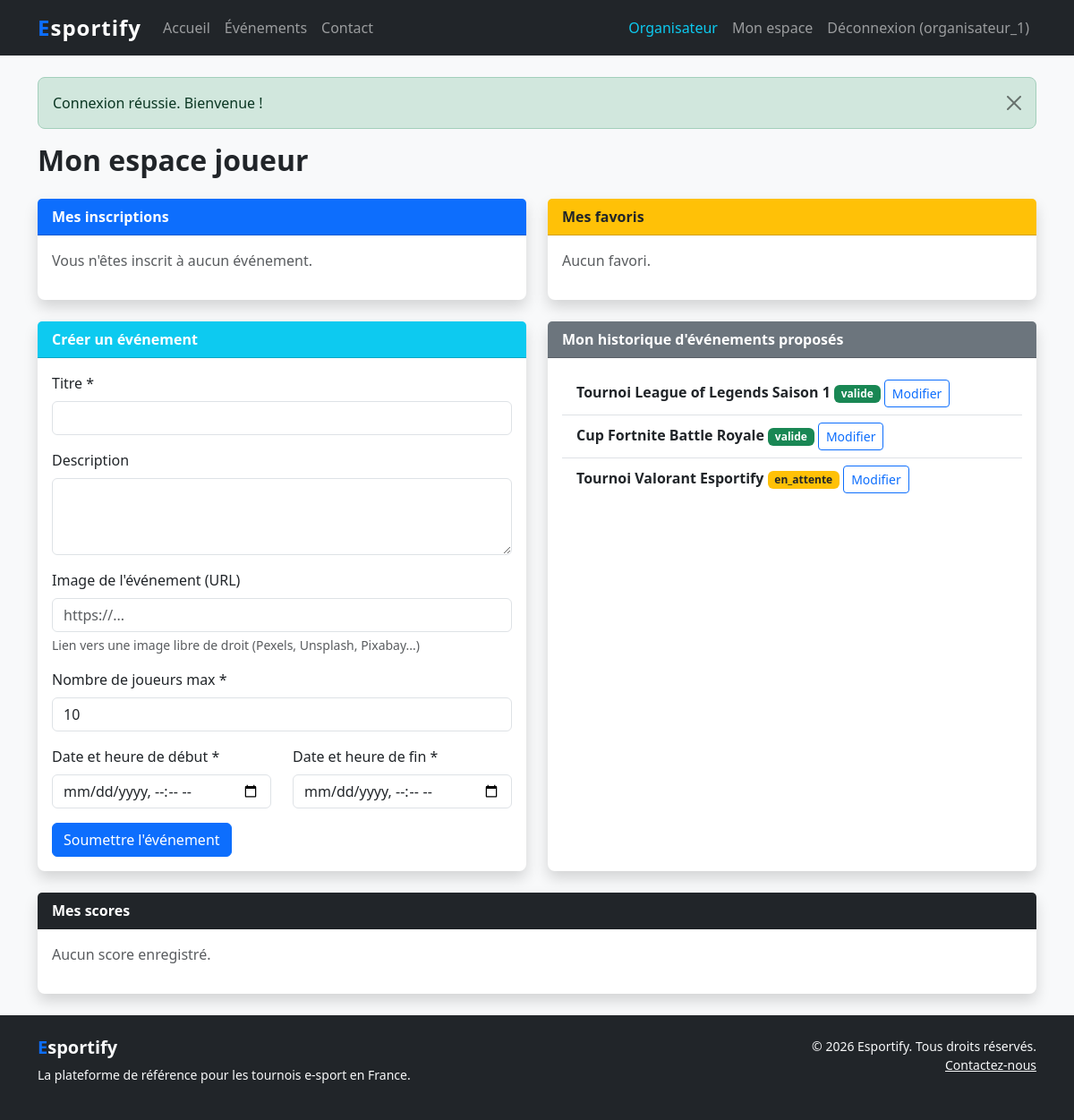
Screenshot of /pages/profile.php (signed in) with the database file from the repository.
### tables this page shows
CREATE TABLE events (
    id INT AUTO_INCREMENT PRIMARY KEY,
    title VARCHAR(150) NOT NULL,
    description TEXT,
    max_players INT NOT NULL DEFAULT 10,
    start_date DATETIME NOT NULL,
    end_date DATETIME NOT NULL,
    organizer_id INT NOT NULL,
    image_url VARCHAR(255) NULL,
    status ENUM('en_attente', 'valide', 'non_valide', 'suspendu') DEFAULT 'en_attente',
    visible TINYINT(1) DEFAULT 0,
    started TINYINT(1) DEFAULT 0,
    started_at DATETIME NULL,
    created_at DATETIME DEFAULT CURRENT_TIMESTAMP,
    updated_at DATETIME DEFAULT CURRENT_TIMESTAMP ON UPDATE CURRENT_TIMESTAMP,
    FOREIGN KEY (organizer_id) REFERENCES users(id) ON DELETE CASCADE,
    INDEX idx_status (status),
    INDEX idx_visible (visible),
    INDEX idx_start_date (start_date),
    INDEX idx_organizer (organizer_id)
);

### pages/profile.php (the view, shortened to what this page needs)
<?php
require_once __DIR__ . '/../includes/header.php';
$userId = $_SESSION['user_id'];
$favoritesStmt = $pdo->prepare("SELECT e.* FROM favorites f JOIN events e ON f.event_id = e.id WHERE f.user_id = :uid ORDER BY e.start_date ASC");
$favoritesStmt->execute([':uid' => $userId]);
$favorites = $favoritesStmt->fetchAll();
$registrationsStmt = $pdo->prepare("SELECT e.*, er.status as reg_status FROM event_registrations er JOIN events e ON er.event_id = e.id WHERE er.user_id = :uid ORDER BY e.start_date ASC");
$registrationsStmt->execute([':uid' => $userId]);
$registrations = $registrationsStmt->fetchAll();
$myEventsStmt = $pdo->prepare("SELECT * FROM events WHERE organizer_id = :uid ORDER BY created_at DESC");
$myEventsStmt->execute([':uid' => $userId]);
$myEvents = $myEventsStmt->fetchAll();
$scoresStmt = $pdo->prepare("SELECT s.score, e.title, e.start_date FROM scores s JOIN events e ON s.event_id = e.id WHERE s.user_id = :uid ORDER BY e.start_date DESC");
$scoresStmt->execute([':uid' => $userId]);
$scores = $scoresStmt->fetchAll();
?>
<h2 class="fw-bold mb-4">Mon espace joueur</h2>
<div class="row g-4">
    <div class="col-md-6">
        <div class="card shadow h-100">
            <div class="card-header bg-primary text-white fw-bold">Mes inscriptions</div>
            <div class="card-body">
                <?php if (empty($registrations)): ?>
                    <p class="text-muted">Vous n'êtes inscrit à aucun événement.</p>
                <?php endif; ?>
            </div>
        </div>
    </div>
    <div class="col-md-6">
        <div class="card shadow h-100">
            <div class="card-header bg-warning text-dark fw-bold">Mes favoris</div>
            <div class="card-body">
                <?php if (empty($favorites)): ?>
                    <p class="text-muted">Aucun favori.</p>
                <?php endif; ?>
            </div>
        </div>
    </div>
    <div class="col-md-6">
        <div class="card shadow">
            <div class="card-header bg-info text-white fw-bold">Créer un événement</div>
            <div class="card-body">
                <form method="POST" action="">
                    <div class="mb-3">
                        <label class="form-label">Titre *</label>
                        <input type="text" name="title" class="form-control" required maxlength="150">
                    </div>
                    <div class="mb-3">
                        <label class="form-label">Description</label>
                        <textarea name="description" class="form-control" rows="3"></textarea>
                    </div>
                    <div class="mb-3">
                        <label class="form-label">Image de l'événement (URL)</label>
                        <input type="url" name="image_url" class="form-control" placeholder="https://...">
                        <div class="form-text">Lien vers une image libre de droit (Pexels, Unsplash, Pixabay...)</div>
                    </div>
                    <div class="mb-3">
                        <label class="form-label">Nombre de joueurs max *</label>
                        <input type="number" name="max_players" class="form-control" required min="1" value="10">
                    </div>
                    <div class="row">
                        <div class="col-md-6 mb-3">
                            <label class="form-label">Date et heure de début *</label>
                            <input type="datetime-local" name="start_date" class="form-control" required>
                        </div>
                        <div class="col-md-6 mb-3">
                            <label class="form-label">Date et heure de fin *</label>
                            <input type="datetime-local" name="end_date" class="form-control" required>
                        </div>
                    </div>
                    <button type="submit" name="create_event" class="btn btn-primary">Soumettre l'événement</button>
                </form>
            </div>
        </div>
    </div>
    <div class="col-md-6">
        <div class="card shadow h-100">
            <div class="card-header bg-secondary text-white fw-bold">Mon historique d'événements proposés</div>
            <div class="card-body">
                <?php if (empty($myEvents)): ?>
                    <p class="text-muted">Aucun événement proposé.</p>
                <?php else: ?>
                    <ul class="list-group list-group-flush">
                        <?php foreach ($myEvents as $evt): ?>
                            <li class="list-group-item">
                                <strong><?= e($evt['title']) ?></strong>
                                <span class="badge bg-<?= $evt['status'] === 'valide' ? 'success' : ($evt['status'] === 'en_attente' ? 'warning text-dark' : 'danger') ?>">
                                    <?= e($evt['status']) ?>
                                </span>
                                <?php if ($evt['status'] !== 'non_valide' && strtotime($evt['start_date']) > time()): ?>
                                    <a href="index.php?page=organizer&edit=<?= (int)$evt['id'] ?>" class="btn btn-sm btn-outline-primary">Modifier</a>
                                <?php endif; ?>
                            </li>
                        <?php endforeach; ?>
                    </ul>
                <?php endif; ?>
            </div>
        </div>
    </div>
    <div class="col-12">
        <div class="card shadow">
            <div class="card-header bg-dark text-white fw-bold">Mes scores</div>
            <div class="card-body">
                <?php if (empty($scores)): ?>
                    <p class="text-muted">Aucun score enregistré.</p>
                <?php endif; ?>
            </div>
        </div>
    </div>
</div>
<?php require_once __DIR__ . '/../includes/footer.php'; ?>

### assets/css/style.css (style rules this page uses)
:root { --esportify-primary: #0d6efd; --esportify-dark: #212529; --esportify-light: #f8f9fa; --esportify-accent: #6610f2; }
html, body { height: 100%; }
body { display: flex; flex-direction: column; font-family: 'Segoe UI', Tahoma, Geneva, Verdana, sans-serif; background-color: var(--esportify-light); }
.card { border: none; border-radius: 0.5rem; }
.btn-primary { background-color: var(--esportify-primary); border-color: var(--esportify-primary); }

### rows the page displays
events: title "Tournoi League of Legends Saison 1", status "valide"
events: title "Cup Fortnite Battle Royale", status "valide"
events: title "Tournoi Valorant Esportify", status "en_attente"

### other values shown
$_SESSION['user_pseudo'] "organisateur_1"
$text "Connexion réussie. Bienvenue !"
